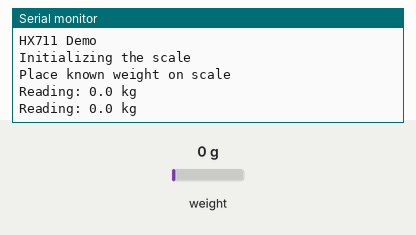
Bench run of a sketch on a simulated Arduino Uno, built with avr-gcc and run on an emulated ATmega328P. Parts: the last lines printed to the serial monitor. Inputs (shaded band) come from the test bench; at power-on: weight on the scale 0 g.

Above: at 7.2 s.
7.3 s: weight on the scale set to 100 g
At 8.6 s:
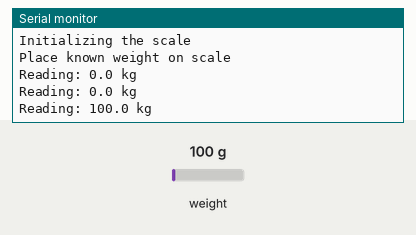
8.8 s: weight on the scale set to 1250 g
At 10.2 s:
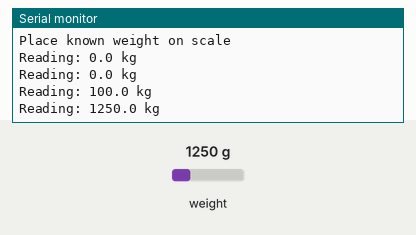
Timing chart, 0 to 11.8 s (numbered marks = the images above; inputs shaded):
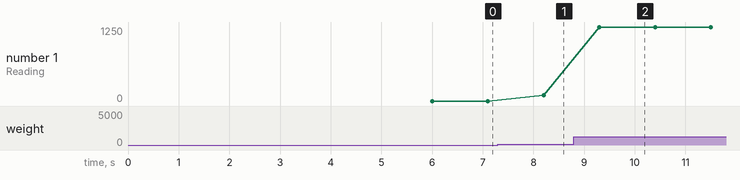

The sketch:

sketch_mar1a.ino
```cpp
#include "HX711.h"

// HX711 circuit wiring
const int LOADCELL_DOUT_PIN = 2;
const int LOADCELL_SCK_PIN = 3;

HX711 scale;

void setup() {
  Serial.begin(9600);

  scale.begin(LOADCELL_DOUT_PIN, LOADCELL_SCK_PIN);

  Serial.println("HX711 Demo");
  Serial.println("Initializing the scale");

  // Reset the scale to 0
  scale.tare();

  Serial.println("Place known weight on scale");
  delay(5000);

  // Calibration factor will be the (reading) / (known weight)
  // Adjust this calibration factor as needed
  scale.set_scale(2280.f);    // this value is obtained by calibrating the scale with known weights
}

void loop() {
  Serial.print("Reading: ");
  Serial.print(scale.get_units(), 1);
  Serial.println(" kg");
  delay(1000);
}
```

Measured:
- after the input at 7.3 s, the serial monitor: prints a new line after 0.90 s (image 1)
- after the input at 8.8 s, the serial monitor: prints a new line after 0.50 s (image 2)
- plotted number 1: 0 → 100 after the input at 7.3 s, 100 → 1250 after the input at 8.8 s
